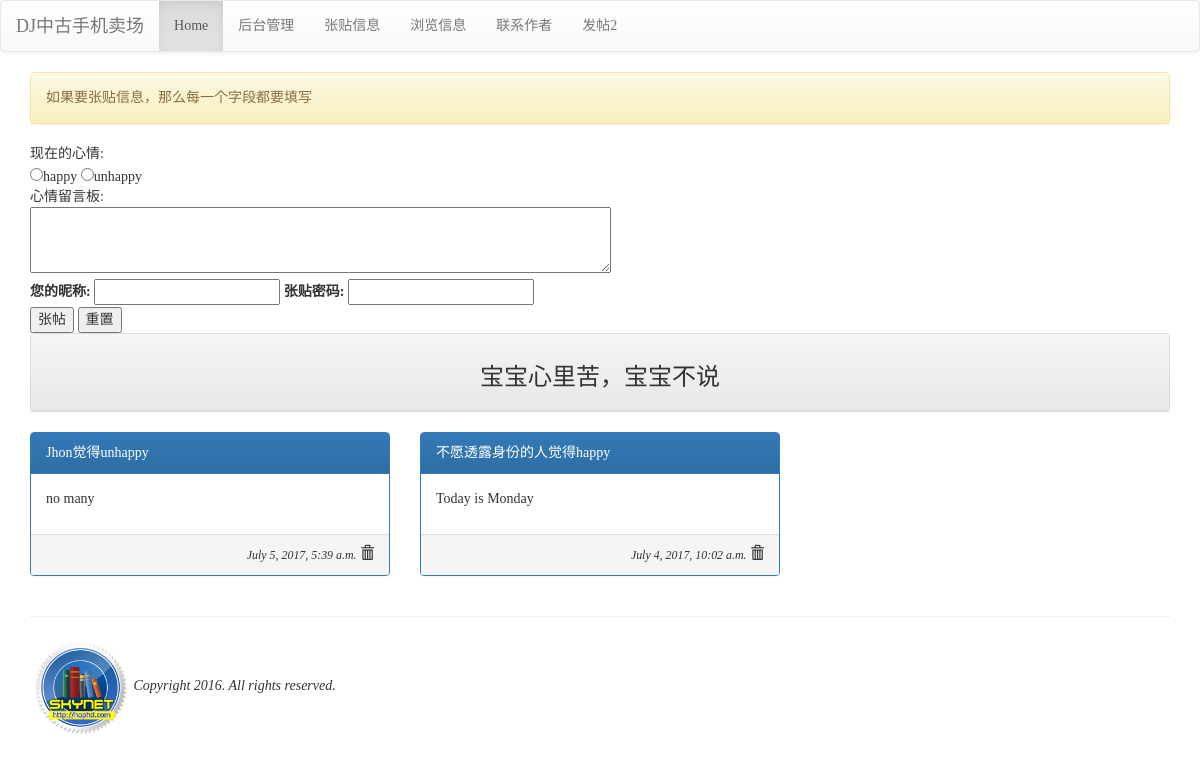
The page / on the database its author committed.
### mysite/models.py (models this page shows, shortened)
class Mood(models.Model):
    status = models.CharField(max_length=10,null=False)
    def __str__(self):
        return self.status

class Post(models.Model):
    mood = models.ForeignKey('Mood',on_delete=models.CASCADE)
    nickname = models.CharField(max_length=50,default="不愿透露身份的人")
    message = models.TextField(null=False)
    del_pass = models.CharField(max_length=10)
    pub_time = models.DateTimeField(auto_now=True)
    enabled = models.BooleanField(default=False)

### mysite/views.py (the view, shortened to what this page needs)
# urls.py: url(r'^$',views.index),
def index(request,pid=None,del_pass=None):
    template = get_template("index.html")
    posts = Post.objects.filter(enabled=True).order_by('-pub_time')[:30]
    moods = Mood.objects.all()
    try:
        user_id = request.GET['user_id']
        user_pass = request.GET['user_pass']
        user_post = request.GET['user_post']
        user_mood = request.GET['mood']
    except:
        user_id = None
        message = '如果要张贴信息，那么每一个字段都要填写'
    html = template.render(locals())
    return HttpResponse(html)

### templates/index.html (shortened to what this page needs)
{% extends 'base.html' %}
{% block content %}
    <div class="container">
    {% if message %}
        <div class="alert alert-warning">{{ message }}</div>
    {% endif %}
    <form name="my form" action="/" method="GET">
        现在的心情:<br/>
        {% for m in moods %}
            <input type="radio" name="mood" value="{{ m.status }}">{{ m.status }}
        {% endfor %}
        <br/>
        心情留言板:<br/>
        <textarea name="user_post" id="user_post" rows="3" cols="70"></textarea><br/>
        <label for="user_id">您的昵称:</label>
        <input id="user_id" type="text" name="user_id">
        <label for="user_pass">张贴密码:</label>
        <input id="user_pass" type="password" name="user_pass"><br/>
        <input type="submit" value="张帖">
        <input type="reset" value="重置">
    </form>
    <div class="row">
        <div class="col-md-12">
            <div class="panel panel-default">
                <div class="panel-heading" align="center">
                    <h3>宝宝心里苦，宝宝不说</h3>
                </div>
            </div>
        </div>
    </div>
    {% for p in posts %}
        {% cycle "<div class='row'> <div class='col-md-4'>" "<div class='col-md-4'>" "<div class='col-md-4'>"%}
        <div class="panel panel-primary">
            <div class="panel-heading">
                {{ p.nickname }}觉得{{ p.mood }}
            </div>
            <div class="panel-body">
                {{ p.message | linebreaks}}
            </div>
            <div class="panel-footer" align="right">
                <i><small>{{ p.pub_time }}</small></i>
                <span class="glyphicon glyphicon-trash" onclick='go_delete({{p.id}})'></span>
            </div>
        </div>
        </div>
    {% endfor %}
    </div>
{% endblock %}

### templates/base.html (shortened to what this page needs)
<!DOCTYPE html>
<html>
<head>
<link rel="stylesheet" href="https://maxcdn.bootstrapcdn.com/bootstrap/3.3.6/css/bootstrap.min.css">
<link rel="stylesheet" href="https://maxcdn.bootstrapcdn.com/bootstrap/3.3.6/css/bootstrap-theme.min.css">
</head>
<body>
{% include "header.html" %}
{% block content %}{% endblock %}
{% include "footer.html" %}
</body>
</html>

### templates/header.html
<nav class='navbar navbar-default'>
    <div class="container-fluid">
        <div class="navbar-header">
            <div class="navbar-brand" align="center">
                DJ中古手机卖场
            </div>
        </div>
        <ul class="nav navbar-nav">
           <li class="active"><a href="/">Home</a></li>
           <li><a href="/admin">后台管理</a></li>
           <li><a href="/post">张贴信息</a> </li>
           <li><a href="/list">浏览信息</a> </li>
           <li><a href="/contact">联系作者</a> </li>
            <li><a href="/post2db">发帖2</a> </li>
        </ul>
    </div>
</nav>

### templates/footer.html
<hr>
{% load staticfiles %}
<img src="{% static "logo.png" %}" width="100">
<em>Copyright 2016<a href="http://hophd.com'>http://hophd.com"></a>. All rights reserved.</em>

### templates/base.html (style rules this page uses)
h1, h2, h3, h4, h5, p, div { font-family: 微软雅黑; }

### rows shown on the page
Mood: status "happy"
Mood: status "unhappy"
Post: nickname "Jhon", mood "unhappy", message "no many", pub_time "July 5, 2017, 5:39 a.m."
Post: nickname "不愿透露身份的人", mood "happy", message "Today is Monday", pub_time "July 4, 2017, 10:02 a.m."

### other values the page prints
{{ message }} "如果要张贴信息，那么每一个字段都要填写"
